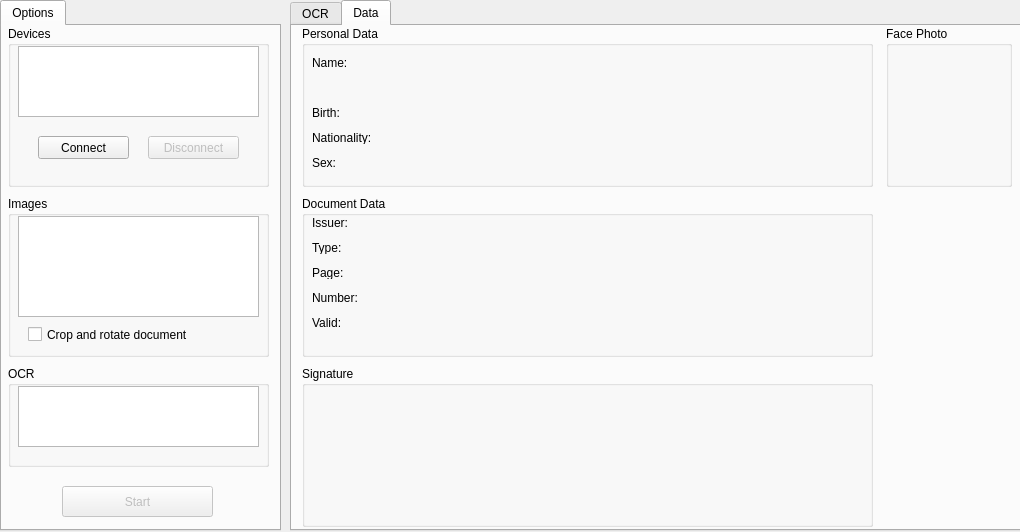
<?xml version="1.0" encoding="UTF-8"?>
<ui version="4.0">
 <class>MainWindow</class>
 <widget class="QMainWindow" name="MainWindow">
  <property name="geometry">
   <rect>
    <x>0</x>
    <y>0</y>
    <width>1020</width>
    <height>532</height>
   </rect>
  </property>
  <property name="sizePolicy">
   <sizepolicy hsizetype="Preferred" vsizetype="Preferred">
    <horstretch>0</horstretch>
    <verstretch>0</verstretch>
   </sizepolicy>
  </property>
  <property name="minimumSize">
   <size>
    <width>0</width>
    <height>0</height>
   </size>
  </property>
  <property name="windowTitle">
   <string>Scanner Sample</string>
  </property>
  <widget class="QWidget" name="centralWidget">
   <widget class="QTabWidget" name="tabOption">
    <property name="geometry">
     <rect>
      <x>0</x>
      <y>0</y>
      <width>281</width>
      <height>531</height>
     </rect>
    </property>
    <property name="tabShape">
     <enum>QTabWidget::Rounded</enum>
    </property>
    <property name="currentIndex">
     <number>0</number>
    </property>
    <widget class="QWidget" name="tabOptions">
     <attribute name="title">
      <string>Options</string>
     </attribute>
     <widget class="QGroupBox" name="groupBoxDevices">
      <property name="geometry">
       <rect>
        <x>6</x>
        <y>0</y>
        <width>261</width>
        <height>161</height>
       </rect>
      </property>
      <property name="title">
       <string>Devices</string>
      </property>
      <widget class="QListView" name="listViewDevices">
       <property name="geometry">
        <rect>
         <x>10</x>
         <y>20</y>
         <width>241</width>
         <height>71</height>
        </rect>
       </property>
      </widget>
      <widget class="QPushButton" name="pushButtonConnect">
       <property name="geometry">
        <rect>
         <x>30</x>
         <y>110</y>
         <width>91</width>
         <height>23</height>
        </rect>
       </property>
       <property name="text">
        <string>Connect</string>
       </property>
      </widget>
      <widget class="QPushButton" name="pushButtonDisconnect">
       <property name="enabled">
        <bool>false</bool>
       </property>
       <property name="geometry">
        <rect>
         <x>140</x>
         <y>110</y>
         <width>91</width>
         <height>23</height>
        </rect>
       </property>
       <property name="text">
        <string>Disconnect</string>
       </property>
      </widget>
     </widget>
     <widget class="QGroupBox" name="groupBoxImages">
      <property name="geometry">
       <rect>
        <x>6</x>
        <y>170</y>
        <width>261</width>
        <height>161</height>
       </rect>
      </property>
      <property name="title">
       <string>Images</string>
      </property>
      <widget class="QListWidget" name="listWidgetLights">
       <property name="geometry">
        <rect>
         <x>10</x>
         <y>20</y>
         <width>241</width>
         <height>101</height>
        </rect>
       </property>
      </widget>
      <widget class="QCheckBox" name="checkBoxDocView">
       <property name="geometry">
        <rect>
         <x>20</x>
         <y>130</y>
         <width>161</width>
         <height>17</height>
        </rect>
       </property>
       <property name="text">
        <string>Crop and rotate document</string>
       </property>
      </widget>
     </widget>
     <widget class="QGroupBox" name="groupBoxOcr">
      <property name="geometry">
       <rect>
        <x>6</x>
        <y>340</y>
        <width>261</width>
        <height>101</height>
       </rect>
      </property>
      <property name="title">
       <string>OCR</string>
      </property>
      <widget class="QListWidget" name="listWidgetOCR">
       <property name="geometry">
        <rect>
         <x>10</x>
         <y>20</y>
         <width>241</width>
         <height>61</height>
        </rect>
       </property>
      </widget>
     </widget>
     <widget class="QPushButton" name="pushButtonStart">
      <property name="enabled">
       <bool>false</bool>
      </property>
      <property name="geometry">
       <rect>
        <x>60</x>
        <y>460</y>
        <width>151</width>
        <height>31</height>
       </rect>
      </property>
      <property name="text">
       <string>Start</string>
      </property>
     </widget>
    </widget>
   </widget>
   <widget class="QTabWidget" name="tabWidgetRight">
    <property name="geometry">
     <rect>
      <x>290</x>
      <y>0</y>
      <width>731</width>
      <height>531</height>
     </rect>
    </property>
    <property name="currentIndex">
     <number>1</number>
    </property>
    <widget class="QWidget" name="tabOCR">
     <attribute name="title">
      <string>OCR</string>
     </attribute>
     <widget class="QGroupBox" name="groupBoxFieldImage">
      <property name="geometry">
       <rect>
        <x>10</x>
        <y>435</y>
        <width>708</width>
        <height>64</height>
       </rect>
      </property>
      <property name="title">
       <string>Field image</string>
      </property>
      <widget class="QLabel" name="labelFieldImagePicture">
       <property name="geometry">
        <rect>
         <x>70</x>
         <y>14</y>
         <width>631</width>
         <height>41</height>
        </rect>
       </property>
       <property name="text">
        <string/>
       </property>
       <property name="scaledContents">
        <bool>false</bool>
       </property>
       <property name="alignment">
        <set>Qt::AlignCenter</set>
       </property>
      </widget>
     </widget>
     <widget class="QTableView" name="tableViewGrid">
      <property name="geometry">
       <rect>
        <x>0</x>
        <y>0</y>
        <width>724</width>
        <height>331</height>
       </rect>
      </property>
      <property name="sortingEnabled">
       <bool>true</bool>
      </property>
     </widget>
     <widget class="QGroupBox" name="groupBoxValues">
      <property name="geometry">
       <rect>
        <x>10</x>
        <y>340</y>
        <width>708</width>
        <height>88</height>
       </rect>
      </property>
      <property name="title">
       <string>Values</string>
      </property>
      <widget class="QLabel" name="labelRaw">
       <property name="geometry">
        <rect>
         <x>10</x>
         <y>20</y>
         <width>46</width>
         <height>13</height>
        </rect>
       </property>
       <property name="text">
        <string>RAW:</string>
       </property>
      </widget>
      <widget class="QLabel" name="labelFormatted">
       <property name="geometry">
        <rect>
         <x>10</x>
         <y>40</y>
         <width>61</width>
         <height>16</height>
        </rect>
       </property>
       <property name="text">
        <string>Formatted:</string>
       </property>
      </widget>
      <widget class="QLabel" name="labelStandardized">
       <property name="geometry">
        <rect>
         <x>10</x>
         <y>60</y>
         <width>71</width>
         <height>16</height>
        </rect>
       </property>
       <property name="text">
        <string>Standardized:</string>
       </property>
      </widget>
      <widget class="QLabel" name="labelRAWValue">
       <property name="geometry">
        <rect>
         <x>90</x>
         <y>16</y>
         <width>611</width>
         <height>20</height>
        </rect>
       </property>
       <property name="text">
        <string/>
       </property>
      </widget>
      <widget class="QLabel" name="labelFormattedValue">
       <property name="geometry">
        <rect>
         <x>90</x>
         <y>38</y>
         <width>611</width>
         <height>20</height>
        </rect>
       </property>
       <property name="text">
        <string/>
       </property>
      </widget>
      <widget class="QLabel" name="labelStandardizedValue">
       <property name="geometry">
        <rect>
         <x>90</x>
         <y>58</y>
         <width>611</width>
         <height>20</height>
        </rect>
       </property>
       <property name="text">
        <string/>
       </property>
      </widget>
      <zorder>labelRAWValue</zorder>
      <zorder>labelRaw</zorder>
      <zorder>labelFormatted</zorder>
      <zorder>labelStandardized</zorder>
      <zorder>labelFormattedValue</zorder>
      <zorder>labelStandardizedValue</zorder>
     </widget>
    </widget>
    <widget class="QWidget" name="tabData">
     <attribute name="title">
      <string>Data</string>
     </attribute>
     <widget class="QGroupBox" name="groupBoxPersonalData">
      <property name="geometry">
       <rect>
        <x>10</x>
        <y>0</y>
        <width>571</width>
        <height>161</height>
       </rect>
      </property>
      <property name="title">
       <string>Personal Data</string>
      </property>
      <widget class="QLabel" name="labelTabName">
       <property name="geometry">
        <rect>
         <x>10</x>
         <y>30</y>
         <width>46</width>
         <height>13</height>
        </rect>
       </property>
       <property name="text">
        <string>Name:</string>
       </property>
      </widget>
      <widget class="QLabel" name="labelTabBirth">
       <property name="geometry">
        <rect>
         <x>10</x>
         <y>80</y>
         <width>46</width>
         <height>13</height>
        </rect>
       </property>
       <property name="text">
        <string>Birth:</string>
       </property>
      </widget>
      <widget class="QLabel" name="labelTabNationality">
       <property name="geometry">
        <rect>
         <x>10</x>
         <y>105</y>
         <width>61</width>
         <height>13</height>
        </rect>
       </property>
       <property name="text">
        <string>Nationality:</string>
       </property>
      </widget>
      <widget class="QLabel" name="labelTabSex">
       <property name="geometry">
        <rect>
         <x>10</x>
         <y>130</y>
         <width>46</width>
         <height>13</height>
        </rect>
       </property>
       <property name="text">
        <string>Sex:</string>
       </property>
      </widget>
      <widget class="QLabel" name="labelTabNameValue">
       <property name="geometry">
        <rect>
         <x>80</x>
         <y>30</y>
         <width>485</width>
         <height>13</height>
        </rect>
       </property>
       <property name="text">
        <string/>
       </property>
      </widget>
      <widget class="QLabel" name="labelTabBirthValue">
       <property name="geometry">
        <rect>
         <x>80</x>
         <y>80</y>
         <width>485</width>
         <height>13</height>
        </rect>
       </property>
       <property name="text">
        <string/>
       </property>
      </widget>
      <widget class="QLabel" name="labelTabNationalityValue">
       <property name="geometry">
        <rect>
         <x>80</x>
         <y>105</y>
         <width>485</width>
         <height>13</height>
        </rect>
       </property>
       <property name="text">
        <string/>
       </property>
      </widget>
      <widget class="QLabel" name="labelTabSexValue">
       <property name="geometry">
        <rect>
         <x>80</x>
         <y>130</y>
         <width>485</width>
         <height>13</height>
        </rect>
       </property>
       <property name="text">
        <string/>
       </property>
      </widget>
      <widget class="QLabel" name="labelTabNameValue2">
       <property name="geometry">
        <rect>
         <x>80</x>
         <y>56</y>
         <width>485</width>
         <height>13</height>
        </rect>
       </property>
       <property name="text">
        <string/>
       </property>
      </widget>
     </widget>
     <widget class="QGroupBox" name="groupBoxDocumentData">
      <property name="geometry">
       <rect>
        <x>10</x>
        <y>170</y>
        <width>571</width>
        <height>161</height>
       </rect>
      </property>
      <property name="title">
       <string>Document Data</string>
      </property>
      <widget class="QLabel" name="labelTabIssuer">
       <property name="geometry">
        <rect>
         <x>10</x>
         <y>20</y>
         <width>41</width>
         <height>13</height>
        </rect>
       </property>
       <property name="text">
        <string>Issuer:</string>
       </property>
      </widget>
      <widget class="QLabel" name="labelTabType">
       <property name="geometry">
        <rect>
         <x>10</x>
         <y>45</y>
         <width>31</width>
         <height>13</height>
        </rect>
       </property>
       <property name="text">
        <string>Type:</string>
       </property>
      </widget>
      <widget class="QLabel" name="labelTabPage">
       <property name="geometry">
        <rect>
         <x>10</x>
         <y>70</y>
         <width>31</width>
         <height>13</height>
        </rect>
       </property>
       <property name="text">
        <string>Page:</string>
       </property>
      </widget>
      <widget class="QLabel" name="labelTabNumber">
       <property name="geometry">
        <rect>
         <x>10</x>
         <y>95</y>
         <width>46</width>
         <height>13</height>
        </rect>
       </property>
       <property name="text">
        <string>Number:</string>
       </property>
      </widget>
      <widget class="QLabel" name="labelTabValid">
       <property name="geometry">
        <rect>
         <x>10</x>
         <y>120</y>
         <width>31</width>
         <height>13</height>
        </rect>
       </property>
       <property name="text">
        <string>Valid:</string>
       </property>
      </widget>
      <widget class="QLabel" name="labelTabIssuerValue">
       <property name="geometry">
        <rect>
         <x>80</x>
         <y>20</y>
         <width>485</width>
         <height>13</height>
        </rect>
       </property>
       <property name="text">
        <string/>
       </property>
      </widget>
      <widget class="QLabel" name="labelTabTypeValue">
       <property name="geometry">
        <rect>
         <x>80</x>
         <y>45</y>
         <width>485</width>
         <height>13</height>
        </rect>
       </property>
       <property name="text">
        <string/>
       </property>
      </widget>
      <widget class="QLabel" name="labelTabPageValue">
       <property name="geometry">
        <rect>
         <x>80</x>
         <y>70</y>
         <width>485</width>
         <height>13</height>
        </rect>
       </property>
       <property name="text">
        <string/>
       </property>
      </widget>
      <widget class="QLabel" name="labelTabNumberValue">
       <property name="geometry">
        <rect>
         <x>80</x>
         <y>95</y>
         <width>485</width>
         <height>13</height>
        </rect>
       </property>
       <property name="text">
        <string/>
       </property>
      </widget>
      <widget class="QLabel" name="labelTabValidValue">
       <property name="geometry">
        <rect>
         <x>80</x>
         <y>120</y>
         <width>485</width>
         <height>13</height>
        </rect>
       </property>
       <property name="text">
        <string/>
       </property>
      </widget>
     </widget>
     <widget class="QGroupBox" name="groupBoxSignature">
      <property name="geometry">
       <rect>
        <x>10</x>
        <y>340</y>
        <width>571</width>
        <height>161</height>
       </rect>
      </property>
      <property name="title">
       <string>Signature</string>
      </property>
      <widget class="QLabel" name="labelTabSignaturePic">
       <property name="geometry">
        <rect>
         <x>20</x>
         <y>20</y>
         <width>541</width>
         <height>131</height>
        </rect>
       </property>
       <property name="text">
        <string/>
       </property>
       <property name="scaledContents">
        <bool>false</bool>
       </property>
       <property name="alignment">
        <set>Qt::AlignCenter</set>
       </property>
      </widget>
     </widget>
     <widget class="QGroupBox" name="groupBoxFacePhoto">
      <property name="geometry">
       <rect>
        <x>594</x>
        <y>0</y>
        <width>126</width>
        <height>161</height>
       </rect>
      </property>
      <property name="title">
       <string>Face Photo</string>
      </property>
      <widget class="QLabel" name="labelTabFacePhotoPic">
       <property name="geometry">
        <rect>
         <x>10</x>
         <y>20</y>
         <width>111</width>
         <height>131</height>
        </rect>
       </property>
       <property name="text">
        <string/>
       </property>
       <property name="scaledContents">
        <bool>false</bool>
       </property>
       <property name="alignment">
        <set>Qt::AlignCenter</set>
       </property>
      </widget>
     </widget>
    </widget>
   </widget>
  </widget>
 </widget>
 <resources/>
 <connections/>
</ui>
